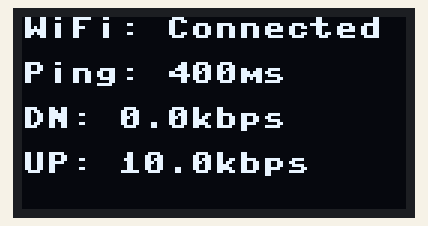
This program was run on a simulated ESP8266 board running MicroPython. On the bench: 128×64 one-colour display. WiFi joins after 1.5 s; web requests get an empty 200 reply after 0.4 s; what the program prints to the serial console is not drawn.

Above: at 6.3 s.

The program:

InternetChecker.py
```python
import network
import time
import urequests
from machine import Pin, I2C, SoftI2C
import ssd1306
import gc

# OLED display settings
OLED_WIDTH = 128
OLED_HEIGHT = 64
OLED_SDA_PIN = 4   # D2 on NodeMCU (GPIO4)
OLED_SCL_PIN = 5   # D1 on NodeMCU (GPIO5)

# WiFi credentials
WIFI_SSID = "A55"
WIFI_PASSWORD = "87653214"

# Speed test server
SPEED_TEST_URL = "http://httpbin.org/bytes/1024"  # 1KB test file
PING_URL = "http://httpbin.org/get"

# Timing constants - Reduced timeouts for faster detection
TEST_INTERVAL = 3000        # Test every 3 seconds (reduced from 5)
OFFLINE_DELAY = 1000        # 1 second delay before showing offline (reduced from 2)
DISCONNECT_BLINK_INTERVAL = 200  # 400ms blink interval
OFFLINE_BLINK_INTERVAL = 200    # 400ms blink interval for offline state
TEST_TIMEOUT = 2000         # 2 seconds timeout for each test

# Initialize I2C and OLED
i2c = I2C(scl=Pin(OLED_SCL_PIN), sda=Pin(OLED_SDA_PIN))
oled = ssd1306.SSD1306_I2C(OLED_WIDTH, OLED_HEIGHT, i2c)

def connect_wifi():
    """Connect to WiFi network"""
    oled.fill(0)
    oled.text("Connecting to", 0, 0)
    oled.text("WiFi...", 0, 10)
    oled.show()

    sta_if = network.WLAN(network.STA_IF)
    if not sta_if.isconnected():
        sta_if.active(True)
        sta_if.connect(WIFI_SSID, WIFI_PASSWORD)

        for i in range(15):  # Reduced from 20 to 15 seconds timeout
            if sta_if.isconnected():
                break
            time.sleep(1)

    return sta_if.isconnected()

def ping_test():
    """Measure ping time with timeout"""
    try:
        start_time = time.ticks_ms()
        response = urequests.get(PING_URL, timeout=TEST_TIMEOUT/1000)
        end_time = time.ticks_ms()
        response.close()
        ping_time = time.ticks_diff(end_time, start_time)
        return ping_time
    except:
        return None

def download_speed_test():
    """Measure download speed with timeout"""
    try:
        start_time = time.ticks_ms()
        response = urequests.get(SPEED_TEST_URL, timeout=TEST_TIMEOUT/1000)
        data = response.content
        end_time = time.ticks_ms()
        response.close()

        download_time = time.ticks_diff(end_time, start_time) / 1000  # seconds
        data_size = len(data)  # bytes
        speed_kbps = (data_size * 8) / download_time / 1024  # kbps

        return speed_kbps
    except:
        return None

def upload_speed_test():
    """Measure upload speed with timeout"""
    try:
        # Simulate upload by posting small data
        test_data = "x" * 512  # 512 bytes test data
        start_time = time.ticks_ms()
        response = urequests.post("http://httpbin.org/post", data=test_data, timeout=TEST_TIMEOUT/1000)
        end_time = time.ticks_ms()
        response.close()

        upload_time = time.ticks_diff(end_time, start_time) / 1000  # seconds
        data_size = len(test_data)  # bytes
        speed_kbps = (data_size * 8) / upload_time / 1024  # kbps

        return speed_kbps
    except:
        return None

def display_offline():
    """Display offline message with white background and black text"""
    oled.fill(1)  # Fill with white (1 = white)
    oled.text("OFFLINE", 40, 28, 0)  # Black text (0 = black)
    oled.show()

def display_disconnected():
    """Display disconnected message with white background and black text"""
    oled.fill(1)  # Fill with white (1 = white)
    oled.text("DISCONNECTED", 20, 28, 0)  # Black text (0 = black)
    oled.show()

def display_results(ping, download, upload, status):
    """Display results on OLED"""
    oled.fill(0)

    # Display status
    oled.text("WiFi: " + status, 0, 0)

    if status == "Connected":
        # Display ping
        if ping is not None:
            oled.text("Ping: {}ms".format(int(ping)), 0, 15)
        else:
            oled.text("Ping: Failed", 0, 15)

        # Display download speed
        if download is not None:
            oled.text("DN: {:.1f}kbps".format(download), 0, 30)
        else:
            oled.text("DN: Failed", 0, 30)

        # Display upload speed
        if upload is not None:
            oled.text("UP: {:.1f}kbps".format(upload), 0, 45)
        else:
            oled.text("UP: Failed", 0, 45)

    oled.show()

def display_loading(message):
    """Display loading message"""
    oled.fill(0)
    oled.text(message, 0, 20)
    oled.show()

def all_tests_failed(ping, download, upload):
    """Check if all speed tests failed"""
    return ping is None and download is None and upload is None

def any_test_succeeded(ping, download, upload):
    """Check if any speed test succeeded"""
    return ping is not None or download is not None or upload is not None

def main():
    print("Internet Speed Test Started")

    # Initial connection
    wifi_connected = connect_wifi()

    last_test_time = time.ticks_ms()
    offline_timer = 0
    disconnect_timer = 0
    last_blink_time = 0
    offline_blink_state = False
    disconnect_blink_state = False

    # State tracking
    was_connected = wifi_connected
    connection_lost_time = 0
    last_offline_test_time = 0

    # Test results cache
    last_ping = None
    last_download = None
    last_upload = None
    all_failed_state = False

    while True:
        current_time = time.ticks_ms()

        # Check WiFi status
        sta_if = network.WLAN(network.STA_IF)
        is_connected = sta_if.isconnected()
        current_status = "Connected" if is_connected else "Disconnected"

        # Handle connection state changes
        if not is_connected and was_connected:
            # Just got disconnected from AP
            connection_lost_time = current_time
            disconnect_timer = current_time
            all_failed_state = False
            print("Disconnected from access point")

        # Update previous connection state
        was_connected = is_connected

        # State 1: Connected to AP
        if is_connected:
            # Perform speed test regularly, even in offline state
            test_interval = TEST_INTERVAL
            if all_failed_state:
                test_interval = 2000  # Test every 2 seconds in offline state

            if time.ticks_diff(current_time, last_test_time) >= test_interval:
                ping = ping_test()
                download = download_speed_test()
                upload = upload_speed_test()

                # Check if test results changed
                results_changed = (ping != last_ping or download != last_download or upload != last_upload)

                # Update cache
                last_ping = ping
                last_download = download
                last_upload = upload

                # Check if all tests failed
                if all_tests_failed(ping, download, upload):
                    if not all_failed_state or results_changed:
                        all_failed_state = True
                        offline_timer = current_time
                        print("All tests failed - entering offline state")

                    # Blink effect for offline state
                    if time.ticks_diff(current_time, last_blink_time) >= OFFLINE_BLINK_INTERVAL:
                        offline_blink_state = not offline_blink_state
                        last_blink_time = current_time

                        if offline_blink_state:
                            display_offline()
                        else:
                            oled.fill(1)  # White screen
                            oled.show()

                else:
                    # Some tests succeeded - exit offline state
                    if all_failed_state or results_changed:
                        all_failed_state = False
                        offline_timer = 0
                        display_results(ping, download, upload, current_status)
                        print("Tests succeeded - exiting offline state")

                # Print results to console
                print("Status:", current_status)
                if ping is not None: print("Ping: {}ms".format(int(ping)))
                if download is not None: print("Download: {:.1f}kbps".format(download))
                if upload is not None: print("Upload: {:.1f}kbps".format(upload))
                print("---")

                last_test_time = current_time
                gc.collect()  # Free memory

        # State 2: Disconnected from AP (DISCONNECTED with blinking)
        elif not is_connected:
            # Check if 5 seconds haven't passed since disconnection
            if time.ticks_diff(current_time, last_blink_time) >= OFFLINE_BLINK_INTERVAL:
                offline_blink_state = not offline_blink_state
                last_blink_time = current_time

                if offline_blink_state:
                    display_offline()
                else:
                    oled.fill(1)  # White screen
                    oled.show()

            # Blink effect for disconnected state
            if time.ticks_diff(current_time, connection_lost_time) <= 500:
                # Blink effect every 200ms (FASTER)
                if time.ticks_diff(current_time, last_blink_time) >= DISCONNECT_BLINK_INTERVAL:
                    disconnect_blink_state = not disconnect_blink_state
                    last_blink_time = current_time

                    if disconnect_blink_state:
                        display_disconnected()
                    else:
                        oled.fill(1)  # White screen
                        oled.show()
            else:
                # After 5 seconds, stay on white screen with DISCONNECTED
                display_disconnected()

        # Try to reconnect if disconnected
        if not is_connected:
            # Only try to reconnect if actually disconnected
            connect_wifi()

        time.sleep(0.1)

# Run the program
if __name__ == "__main__":
    main()
```
